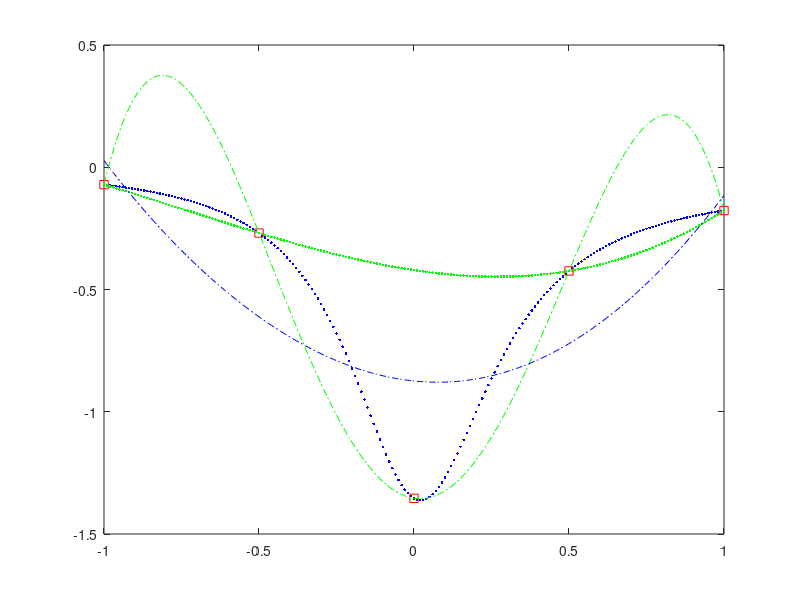

The MATLAB script that drew this image:
clc 
clear

% a)
xi=[-1, -0.5, 0.5, 1]'; 
xx=[-1:0.01:1];
fi=log(xi.^2+xi+15)./(10*xi.^3-25*xi.^2+xi-2);
fx=log(xx.^2+xx+15)./(10*xx.^3-25*xx.^2+xx-2);

H=[xi.^0 xi.^1 xi.^2 xi.^3];
b=fi;
c=H\b;

yy=c(1)+c(2)*xx+c(3)*xx.^2+c(4)*xx.^3;
%plot(xx, yy, 'g.', xx, fx, 'b.', xi, fi, 'sr')

% b)
xi=[-1, -0.5, 0, 0.5, 1]';
fi=log(xi.^2+xi+15)./(10*xi.^3-25*xi.^2+xi-2);

H1=[xi.^0 xi.^1 xi.^2 xi.^3 xi.^4];
b1=fi;
c1=H1\b1;

yy1=c1(1)+c1(2)*xx+c1(3)*xx.^2+c1(4)*xx.^3+c1(5)*xx.^4;
%plot(xx, yy, 'g.', xx, fx, 'b.', xi, fi, 'sr', xx, yy1, 'b-.')

%c
H2=[log(xi.^2+xi+1) xi.^0 xi.^2];
c2=H2\fi;
r=H2*c2-fi;
error=sum(r.^2);
yy2=c2(1)*log(xx.^2+xx+1)+c2(2)+c2(3)*xx.^2;

plot(xx, fx, 'b.', xi, fi,'sr', xx, yy, 'g.',xx, yy1, 'g-.', xx, yy2, 'b-.')





